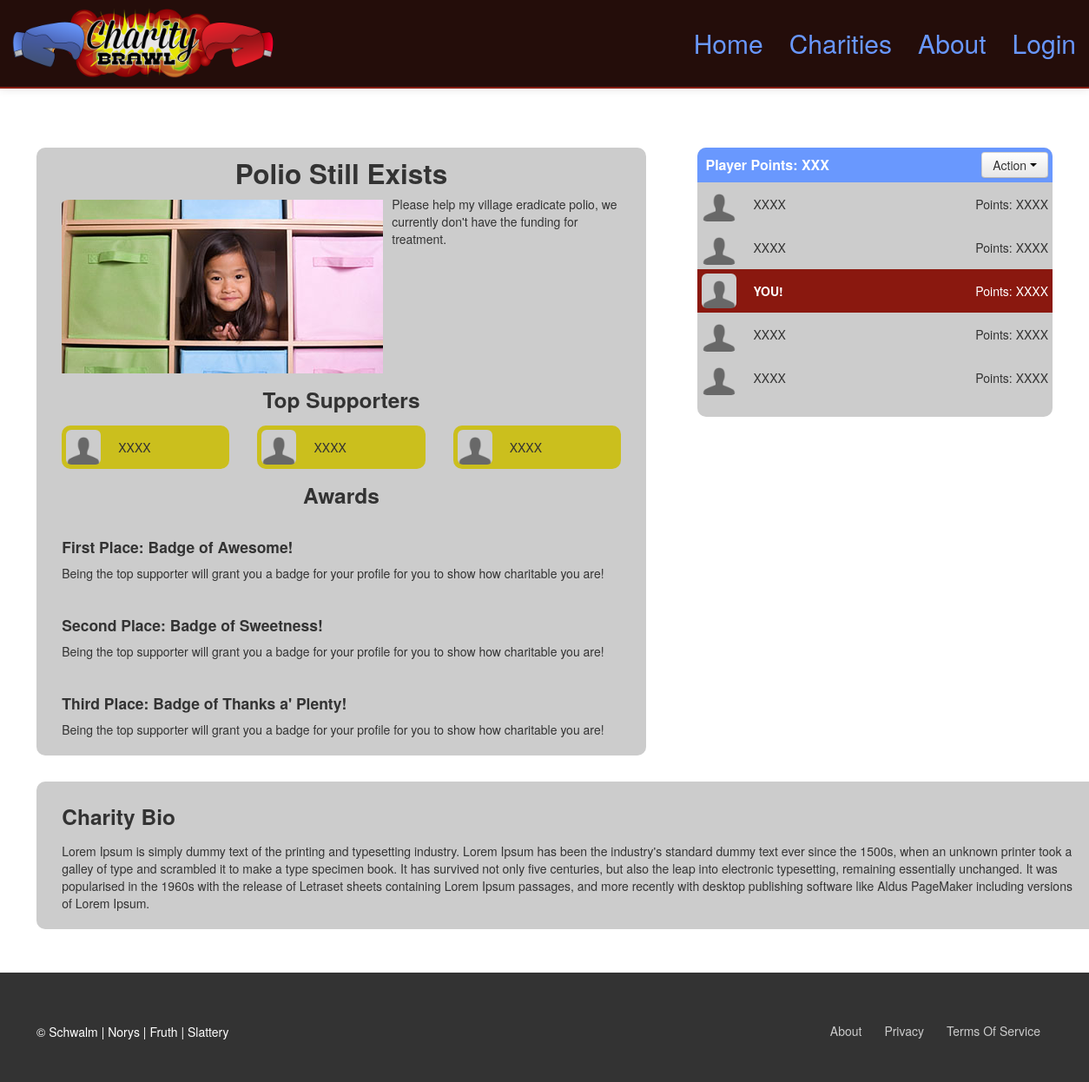
The app's page /charity.php?charityName=polio-still-exists with its own data.
### tables this page shows
CREATE TABLE IF NOT EXISTS `charities` (
  `id` int(11) NOT NULL AUTO_INCREMENT,
  `username` varchar(32) NOT NULL,
  `commonName` varchar(32) NOT NULL,
  `shortDescription` varchar(145) NOT NULL,
  `description` mediumtext NOT NULL,
  `handle` varchar(200) NOT NULL,
  `donators` blob NOT NULL,
  `created` date NOT NULL,
  `rewards` blob NOT NULL,
  `photoFilename` text NOT NULL,
  UNIQUE KEY `handle` (`handle`),
  KEY `id` (`id`),
  KEY `username` (`username`)
);

### includes/functions.php (called while the page is built, shortened)
<?php
function autoload($class_name) {
	$file = 'classes/' . $class_name . '.php';
}
?>

### classes/Charity.php (called while the page is built, shortened)
<?php
class Charity {
    private $commonName;
    private $description;
    private $shortDescription;
    private $photoFilename;
    public function __construct($handle) {
        $this->dB = new Database();
        $info = $this->dB->getCharityInfo($handle);
    }
     public function getCommonName() {
         return $this->commonName;
     }
     public function getDescription() {
         return $this->description;
     }
     public function getShortDescription() {
         return $this->shortDescription;
     }
     public function getPhotoFilename() {
         return $this->photoFilename;
     }
}
?>

### classes/Database.php (called while the page is built, shortened)
<?php
class Database {
    private $dB;
    public function __construct() {
        $this->dB = new mysqli(DB_HOSTNAME, DB_USERNAME, DB_PASSWORD, DB_DATABASE);
    }
    private function sanitize($input) {
        return $this->dB->real_escape_string($input);
    }
    public function getCharityInfo($handle) {
        $sql = "SELECT * FROM `charities` WHERE handle = '" . $this->sanitize($handle) . "' LIMIT 1";
        $result = $this->dB->query($sql);
        $result = $result->fetch_assoc();
        return $result;
    }
}
?>

### charity.php (the view, shortened to what this page needs)
<?php
require_once ('includes/functions.php');
$handle = $_GET['charityName'];
$c = new Charity($handle);
require_once('header.php');
?>
    <div class="container container-2">
        <div class="row-fluid charity-info">
            <h2><?= $c->getCommonName(); ?></h2>
            <img class="img-rounded image" src="<?= $c->getPhotoFilename(); ?>" />
            <p><?= $c->getShortDescription(); ?></p>
            <div id="top-players">
                <h3>Top Supporters</h3>
                <div id="top-players-board">
                    <div class="player">
                        <span class="player-avatar"><img src="css/bootstrap/img/player-default.png" class="img-rounded" /></span>
                        <span class="player-id">XXXX</span>
                    </div>
                    <div class="player">
                        <span class="player-avatar"><img src="css/bootstrap/img/player-default.png" class="img-rounded" /></span>
                        <span class="player-id">XXXX</span>
                    </div>
                    <div class="player" style="margin-right: 0px;">
                        <span class="player-avatar"><img src="css/bootstrap/img/player-default.png" class="img-rounded" /></span>
                        <span class="player-id">XXXX</span>
                    </div>
                </div>
            </div>
            <div class="charity-awards">
                <h3>Awards</h3>
                <div>
                    <h4>First Place: Badge of Awesome!</h4>
                    <p>Being the top supporter will grant you a badge for your profile for you to show how charitable you are!</p>
                </div>
                <div>
                    <h4>Second Place: Badge of Sweetness!</h4>
                    <p>Being the top supporter will grant you a badge for your profile for you to show how charitable you are!</p>
                </div>
                <div>
                    <h4>Third Place: Badge of Thanks a' Plenty!</h4>
                    <p>Being the top supporter will grant you a badge for your profile for you to show how charitable you are!</p>
                </div>
            </div>
        </div>
        <div class="row-fluid charity-board">
            <div id="header">
                <div id="player-points">Player Points: XXX</div>
                <div class="btn-group">
                    <a class="btn dropdown-toggle" data-toggle="dropdown" href="#">
                        Action
                        <span class="caret"></span>
                    </a>
                </div>
            </div>
            <div id="board">
                <div class="player">
                    <span class="player-avatar"><img src="css/bootstrap/img/player-default.png" class="img-rounded" /></span>
                    <span class="player-id">XXXX</span>
                    <span class="player-point-total">Points: XXXX</span>
                </div>
                <div class="player">
                    <span class="player-avatar"><img src="css/bootstrap/img/player-default.png" class="img-rounded" /></span>
                    <span class="player-id">XXXX</span>
                    <span class="player-point-total">Points: XXXX</span>
                </div>
                <div class="player active-player">
                    <span class="player-avatar"><img src="css/bootstrap/img/player-default.png" class="img-rounded" /></span>
                    <span class="player-id"><strong>YOU!</strong></span>
                    <span class="player-point-total">Points: XXXX</span>
                </div>
                <div class="player">
                    <span class="player-avatar"><img src="css/bootstrap/img/player-default.png" class="img-rounded" /></span>
                    <span class="player-id">XXXX</span>
                    <span class="player-point-total">Points: XXXX</span>
                </div>
                <div class="player">
                    <span class="player-avatar"><img src="css/bootstrap/img/player-default.png" class="img-rounded" /></span>
                    <span class="player-id">XXXX</span>
                    <span class="player-point-total">Points: XXXX</span>
                </div>
            </div>
            <div class="payment-button"> </div></div>
        <div class="charity-bio">
            <h3>Charity Bio</h3>
            <p><?= $c->getDescription(); ?></p>
        </div>
    </div>
<?php require_once('footer.php'); ?>

### header.php (style rules this page uses)
body { padding-top: 60px; }

### records on screen
charities: commonName "Polio Still Exists", photoFilename (picture), shortDescription "Please help my village eradicate polio, we currently don't have the funding for treatment.", description "Lorem Ipsum is simply dummy text of the printing and typesetting industry. Lorem Ipsum has been the industry's standard dummy text ever since the 1500s, when an unknown printer took a galley of type and scrambled it to make a type specimen book. It has survived not only five centuries, but also the leap into electronic typesetting, remaining essentially unchanged. It was popularised in the 1960s with the release of Letraset sheets containing Lorem Ipsum passages, and more recently with desktop publishing software like Aldus PageMaker including versions of Lorem Ipsum."
